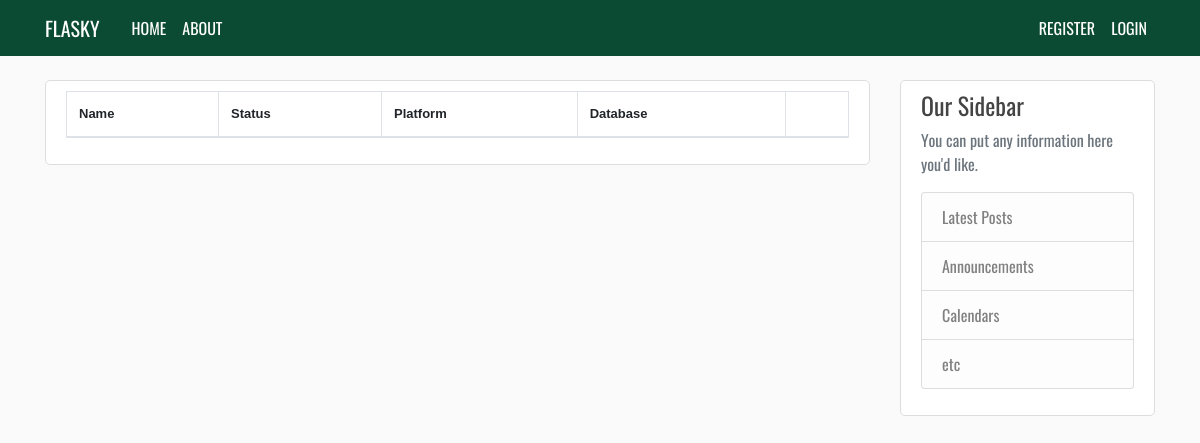
Before: / with the older database file.
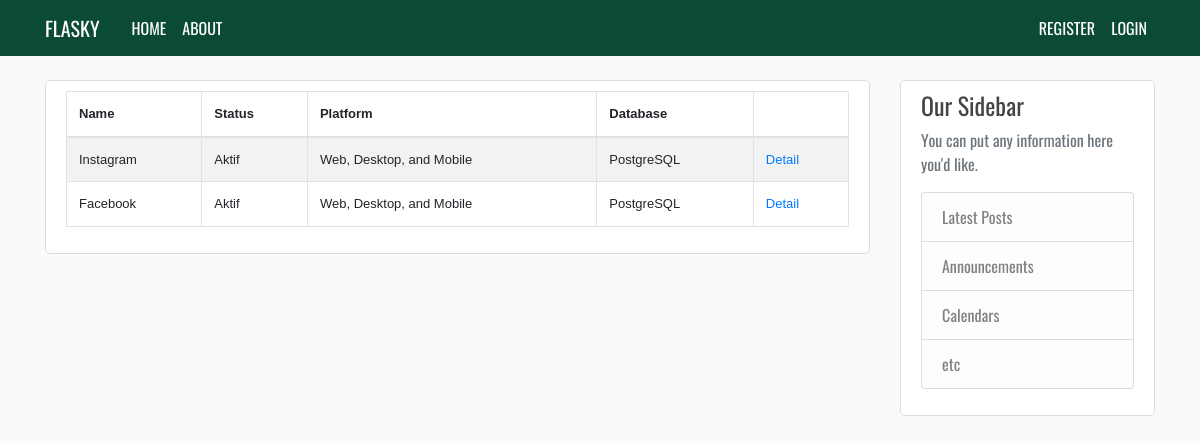
After: the same page with the newer database file.
### mysite/models.py (models this page shows, shortened)
class Application(db.Model):
    id = db.Column(db.Integer, primary_key=True)
    name = db.Column(db.String(30), unique=True)
    description = db.Column(db.Text, nullable=False)
    status = db.Column(db.String(20), nullable=False)
    platform = db.Column(db.String(30), nullable=False)
    database = db.Column(db.String(30), nullable=False)
    user_id = db.Column(db.Integer, db.ForeignKey('user.id'), nullable=False)
    date_posted = db.Column(db.DateTime, nullable=False, default=datetime.utcnow)

### mysite/routes.py (the view)
@app.route('/')
def index():
    apps = Application.query.all()
    return render_template('index.html', apps=apps)

### mysite/templates/index.html (shortened to what this page needs)
{% extends "base.html" %}
{% block content %}
  <div class="content-section">
    <table id="appTable" class="table table-striped table-bordered" width="100%">
      <thead>
        <tr>
          <th>Name</th>
          <th>Status</th>
          <th>Platform</th>
          <th>Database</th>
          <th></th>
        </tr>
      </thead>
      <tbody>
        {% for app in apps %}
          <tr>
            <td>{{ app.name }}</td>
            <td>{{ app.status }}</td>
            <td>{{ app.platform }}</td>
            <td>{{ app.database }}</td>
            <td><a href="{{ url_for('app', app_id=app.id) }}">Detail</a></td>
          </tr>
        {% endfor %}
      </tbody>
    </table>
  </div>
{% endblock content %}

### mysite/templates/base.html (shortened to what this page needs)
<!DOCTYPE html>
<html lang="en">
<head>
  <link rel="stylesheet" href="https://cdnjs.cloudflare.com/ajax/libs/twitter-bootstrap/4.5.2/css/bootstrap.css">
  <link rel="stylesheet" href="https://cdn.datatables.net/1.13.1/css/dataTables.bootstrap4.min.css">
  <link rel="stylesheet" type="text/css" href="{{ url_for('static', filename='style.css') }}">
</head>
<body>
  <header class="site-header">
    <nav class="navbar navbar-expand-md navbar-dark bg-django fixed-top">
      <div class="container">
        <a class="navbar-brand mr-4" href="{{ url_for('index') }}">FLASKY</a>
        <div class="collapse navbar-collapse" id="navbarToggle">
          <div class="navbar-nav mr-auto">
            <a class="nav-item nav-link" href="{{ url_for('index') }}">HOME</a>
            <a class="nav-item nav-link" href="{{ url_for('about') }}">ABOUT</a>
          </div>
          <div class="navbar-nav">
            {% if current_user.is_authenticated %}
            <a class="nav-item nav-link" href="{{ url_for('new_app') }}">POST APP</a>
              <a class="nav-item nav-link" href="{{ url_for('account') }}">ACCOUNT</a>
              <a class="nav-item nav-link" href="{{ url_for('logout') }}">LOGOUT</a>
            {% else %}
              <a class="nav-item nav-link" href="{{ url_for('register') }}">REGISTER</a>
              <a class="nav-item nav-link" href="{{ url_for('login') }}">LOGIN</a>
            {% endif %}
          </div>
        </div>
      </div>
    </nav>
  </header>
  <main role="main" class="container">
    <div class="row">
      <div class="col-md-9">
        {% block content %}{% endblock content%}
      </div>
      <div class="col-md-3">
        <div class="content-section">
          <h4>Our Sidebar</h4>
          <p class='text-muted'>You can put any information here you'd like.
            <ul class="list-group">
              <li class="list-group-item list-group-item-light">Latest Posts</li>
              <li class="list-group-item list-group-item-light">Announcements</li>
              <li class="list-group-item list-group-item-light">Calendars</li>
              <li class="list-group-item list-group-item-light">etc</li>
            </ul>
          </p>
        </div>
      </div>
    </div>
  </main>
</body>
</html>

### mysite/static/style.css (style rules this page uses)
body { background: #fafafa; color: #333333; margin-top: 5rem; }
body { font-family: "Oswald", sans-serif; }
table { font-family: Helvetica, sans-serif; font-size: small; }
h1, h2, h3, h4, h5, h6 { color: #444444; }
.bg-django { background: #0C4B33; }
.site-header .navbar-nav .nav-link { color: #ffffff; }
.content-section { background: #ffffff; padding: 10px 20px; border: 1px solid #dddddd; border-radius: 5px; margin-bottom: 20px; }

Changed rows visible on the page:
added Application: name "Instagram", status "Aktif", platform "Web, Desktop, and Mobile", database "PostgreSQL"
added Application: name "Facebook", status "Aktif", platform "Web, Desktop, and Mobile", database "PostgreSQL"
